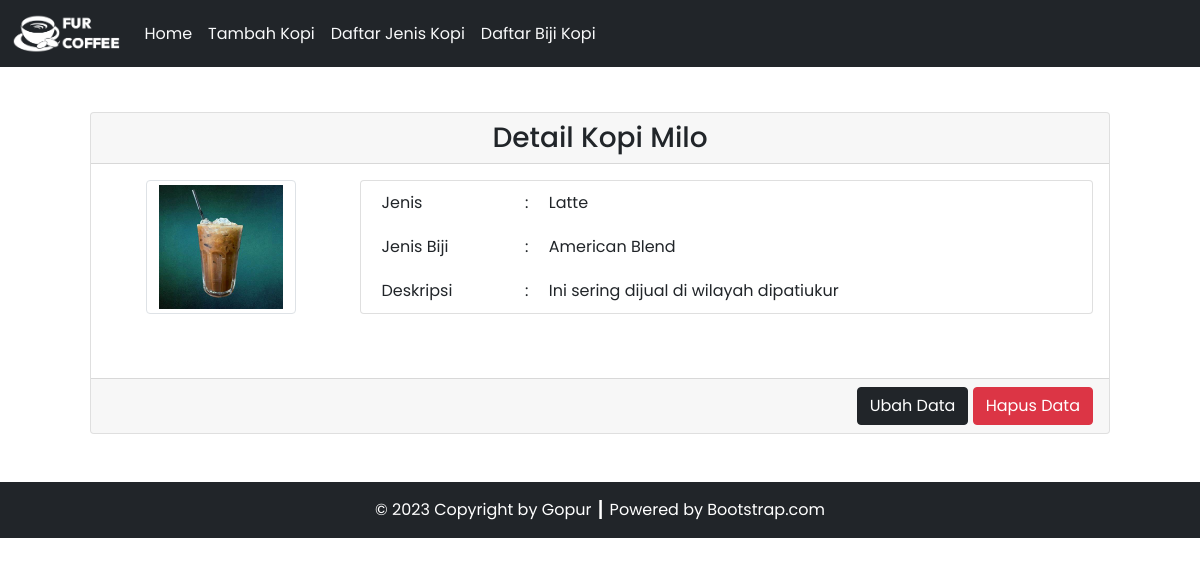
The app's page /tp3gopur/detail.php?id=16 with its own data.
### tables this page shows
CREATE TABLE `kopi` (
  `id` int(11) NOT NULL,
  `nama` varchar(55) NOT NULL,
  `id_jenis` int(11) NOT NULL,
  `id_biji` int(11) NOT NULL,
  `image` varchar(55) NOT NULL,
  `deskripsi` text NOT NULL
);

CREATE TABLE `jenis` (
  `id_jenis` int(11) NOT NULL,
  `nama_jenis` varchar(55) NOT NULL
);

CREATE TABLE `biji` (
  `id_biji` int(11) NOT NULL,
  `nama_biji` varchar(55) NOT NULL
);

### tp3gopur/config/db.php (called while the page is built)
<?php
$DB_HOST = "localhost";
$DB_USERNAME = "root";
$DB_PASSWORD = "";
$DB_NAME = "db_kopi";

### tp3gopur/classes/DB.php (called while the page is built, shortened)
<?php
class DB
{
    private $hostname;
    private $username;
    private $password;
    private $dbname;
    private $conn;
    private $result;
    function __construct($hostname, $username, $password, $dbname)
    {
        $this->hostname = $hostname;
        $this->username = $username;
        $this->password = $password;
        $this->dbname = $dbname;
    }
    function open()
    {
        $this->conn = mysqli_connect($this->hostname, $this->username, $this->password, $this->dbname);
    }
    function execute($query)
    {
        $this->result = mysqli_query($this->conn, $query);
    }
    function getResult()
    {
        return mysqli_fetch_array($this->result);
    }
}

### tp3gopur/classes/kopi.php (called while the page is built, shortened)
<?php
class kopi extends DB
{
    function getkopiById($id)
    {
        $query = "SELECT * FROM kopi
        JOIN jenis ON kopi.id_jenis = jenis.id_jenis
        JOIN biji ON kopi.id_biji = biji.id_biji
        WHERE id = $id
        ORDER BY kopi.id;
        ";
        return $this->execute($query);
    }
}

### tp3gopur/detail.php (the view, shortened to what this page needs)
<?php
include('config/db.php');
include('classes/DB.php');
include('classes/biji.php');
include('classes/kopi.php');
$kopi = new kopi($DB_HOST, $DB_USERNAME, $DB_PASSWORD, $DB_NAME);
$kopi->open();
$data = nulL;
if (isset($_GET['id'])) {
    $id = $_GET['id'];
    if ($id > 0) {
        $kopi->getkopiById($id);
        $row = $kopi->getResult();
        $data .= '<div class="card-header text-center">
        <h3 class="my-0">Detail ' . $row['nama'] . '</h3>
        </div>
        <div class="card-body text-end">
            <div class="row mb-5">
                <div class="col-3">
                    <div class="row justify-content-center">
                        <img src="assets/images/' . $row['image'] . '" class="img-thumbnail" alt="' . $row['image'] . '" width="60">
                        </div>
                    </div>
                    <div class="col-9">
                        <div class="card px-3">
                            <table border="0" class="text-start">
                                <tr>
                                    <td>Jenis</td>
                                    <td>:</td>
                                    <td>' . $row['nama_jenis'] . '</td>
                                </tr>
                                <tr>
                                    <td>Jenis Biji</td>
                                    <td>:</td>
                                    <td>' . $row['nama_biji'] . '</td>
                                </tr>
                                <tr>
                                <td>Deskripsi</td>
                                <td>:</td>
                                <td>' . $row['deskripsi'] . '</td>
                            </tr>
                            </table>
                        </div>
                    </div>
                </div>
            </div>
            <div class="card-footer text-end">
                <a href="edit.php?id=' . $row['id'] . '"><button type="button" class="btn btn-dark text-white">Ubah Data</button></a>
                <a href="?hapus=' . $row['id'] . '"><button type="button" class="btn btn-danger">Hapus Data</button></a>
            </div>';
    }
}

### records on screen
kopi: nama "Kopi Milo", image (picture), id_jenis.nama_jenis "Latte", id_biji.nama_biji "American Blend", deskripsi "Ini sering dijual di wilayah dipatiukur"

### other values on screen
$this->content "Home Tambah Kopi Daftar Jenis Kopi Daftar Biji Kopi © 2023 Copyright by Gopur ┃ Powered by Bootstrap.com"
